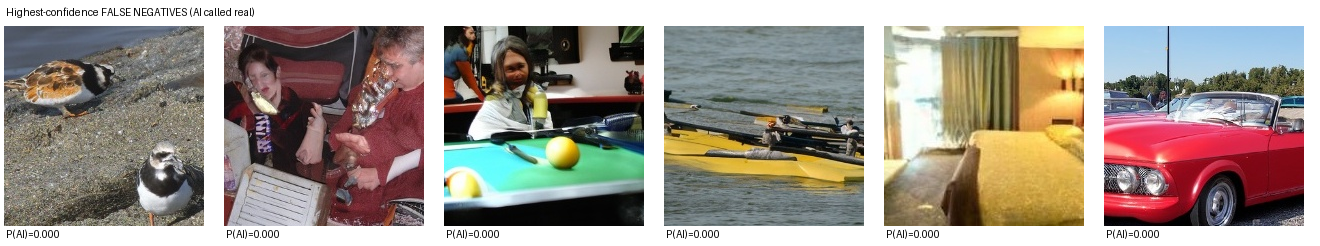
#> input picture errors_FN.png, 1320 x 246 px
$ python -i shortcut_probe.py   (imports and definitions only)
#> lines starting #> are read from the running program, lines starting #| are printed output that depends on the picture
"""A-3: how much of the REAL/FAKE label is recoverable from things that are
not generation artifacts?

    python -m detector.shortcut_probe name=dir [name=dir ...]

Three probes, each a gradient-boosted tree with 5-fold CV, on class-balanced
data so 50% is chance:

  metadata   -- original width, height, aspect, megapixels, JPEG size. Our
                materialised sets are all re-saved 448px JPEG, so this mostly
                measures a shortcut already removed; a high number is expected
                and a *low* one is the interesting case.
  pixel      -- per-channel mean/std, saturation, edge density, re-encode
                size of the exact 224 crop the model sees. This is the floor
                on how much a trained detector's score needs no detection at
                all. Above ~65% the corpus teaches something off-task.
  dct_hf     -- mean log-magnitude of the 2D DCT outside a central radius,
                per channel. The specific "real images carry JPEG history,
                fakes don't" bias DDA (NeurIPS 2025) names. A high number here
                means training will learn "high-frequency energy = real/fake"
                rather than an artifact.

A low score rules out these particular shortcuts. It cannot rule out a
pixel-level source fingerprint -- that needs the held-out-generator eval.
"""

from __future__ import annotations

import argparse
import io
import random
from pathlib import Path

import numpy as np
from PIL import Image, ImageFilter
from scipy.fftpack import dct
from sklearn.ensemble import HistGradientBoostingClassifier
from sklearn.model_selection import cross_val_score

EXT = frozenset({".jpg", ".jpeg", ".png", ".webp"})
SEED = 42
PER_CLASS = 800


# [18 lines left out: functions _balanced, _metadata_feats, not called in this run]


def _center_224(im: Image.Image) -> Image.Image:
    im = im.convert("RGB")
#> im is the input picture: PIL image 1320x246 RGB; mean R, G, B 162.2, 152.3, 143.2
    s = 256 / min(im.size)
#> s = 1.04
    im = im.resize((max(256, round(im.width * s)), max(256, round(im.height * s))), Image.BILINEAR)
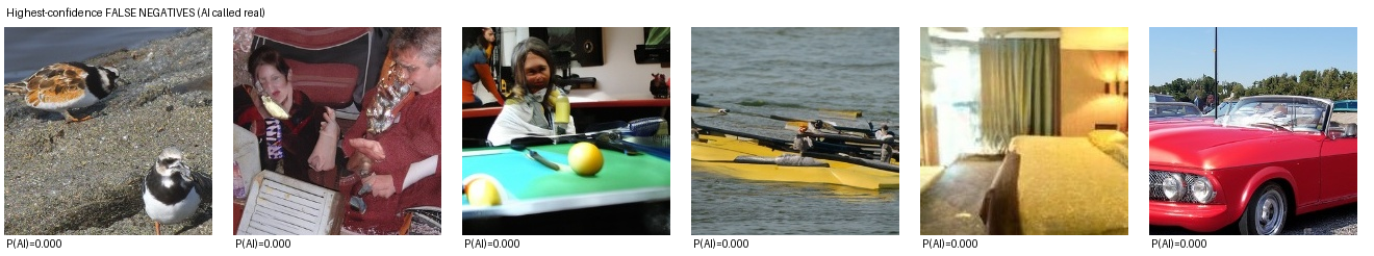
#> im: PIL image 1374x256 RGB; mean R, G, B 162.2, 152.3, 143.2
    left = (im.width - 224) // 2
#> left = 575
    top = (im.height - 224) // 2
#> top = 16
    return im.crop((left, top, left + 224, top + 224))
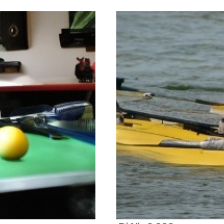
#> returned value: PIL image 224x224 RGB; mean R, G, B 128.9, 135.5, 121.6


def _pixel_feats(path: Path) -> list[float]:
    crop = _center_224(Image.open(path))
    arr = np.asarray(crop, dtype=np.float32) / 255.0
    feats = []
    for c in range(3):
        feats += [float(arr[..., c].mean()), float(arr[..., c].std())]
#> this loop made 3 passes
#> feats on passes 1 to 3: [0.505, 0.302], [0.505, 0.302, 0.532, 0.298], [0.505, 0.302, 0.532, 0.298, 0.477, 0.302]
    mx = arr.max(-1); mn = arr.min(-1)
#> after `mx = arr.max(-1)`:
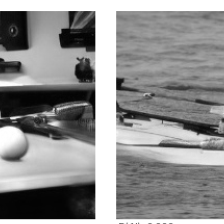
#> mx: shape (224, 224) float32; min 0.00392, max 1, mean 0.555
#> after `mn = arr.min(-1)`:
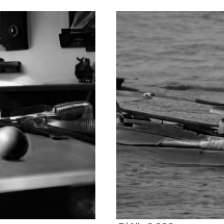
#> mn: shape (224, 224) float32; min 0, max 1, mean 0.444
    feats.append(float((np.where(mx > 0, (mx - mn) / np.maximum(mx, 1e-6), 0)).mean()))  # saturation
    edges = np.asarray(crop.convert("L").filter(ImageFilter.FIND_EDGES), dtype=np.float32)
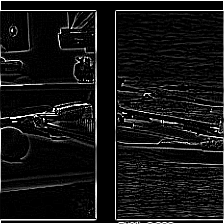
#> edges: shape (224, 224) float32; min 0, max 255, mean 21.9
    feats.append(float(edges.mean()))
    buf = io.BytesIO()
    crop.save(buf, format="JPEG", quality=90)
    feats.append(len(buf.getvalue()) / 1024)
    return feats


# [10 lines left out: function _dct_hf_feats, not called in this run]


PROBES = {
    "metadata": _metadata_feats,
    "pixel": _pixel_feats,
    "dct_hf": _dct_hf_feats,
}


# [31 lines left out: functions run, main, not called in this run]


# [2 lines not run here, left out]

>>> result = _pixel_feats('../errors_FN.png')
#> result = [0.505, 0.302, 0.532, 0.298, 0.477, 0.302, 0.227, 21.94, 13.16]
